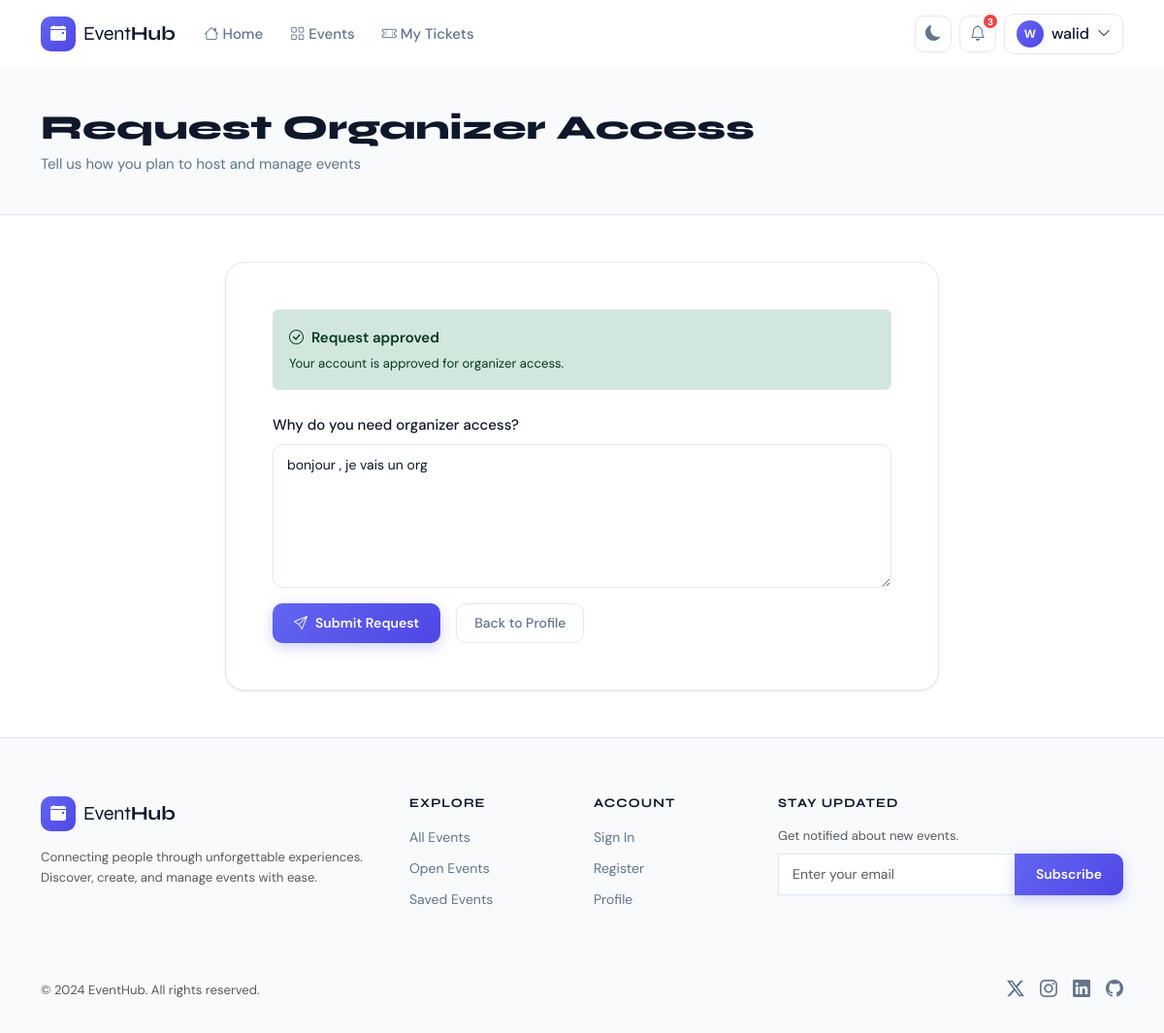
The page /accounts/organizer/request/ (signed in) on the database its author committed.
### accounts/models.py (models this page shows, shortened)
class CustomUser(AbstractUser):
    ROLE_CHOICES = [
        ('participant', 'Participant'),
        ('organizer', 'Organizer'),
    ]
    role = models.CharField(max_length=20, choices=ROLE_CHOICES, default='participant')
    photo = models.ImageField(upload_to='profiles/', blank=True, null=True)
    phone = models.CharField(max_length=20, blank=True)
    bio = models.TextField(blank=True)
    bookmarks = models.ManyToManyField(
        'events.Event', blank=True, related_name='bookmarked_by'
    )
    class Meta:
        verbose_name = 'User'
        verbose_name_plural = 'Users'
    @property
    def is_organizer(self):
        return self.role == 'organizer'

class OrganizerRequest(models.Model):
    STATUS_CHOICES = [
        ('pending', 'Pending'),
        ('approved', 'Approved'),
        ('rejected', 'Rejected'),
    ]
    user = models.OneToOneField(
        settings.AUTH_USER_MODEL,
        on_delete=models.CASCADE,
        related_name='organizer_request',
    )
    motivation = models.TextField()
    status = models.CharField(max_length=10, choices=STATUS_CHOICES, default='pending')
    admin_note = models.TextField(blank=True)
    reviewed_by = models.ForeignKey(
        settings.AUTH_USER_MODEL,
        on_delete=models.SET_NULL,
        null=True,
        blank=True,
        related_name='reviewed_organizer_requests',
    )
    reviewed_at = models.DateTimeField(null=True, blank=True)
    created_at = models.DateTimeField(auto_now_add=True)
    updated_at = models.DateTimeField(auto_now=True)
    class Meta:
        ordering = ['-created_at']

### accounts/views.py (the view, shortened to what this page needs)
# urls.py: path('organizer/request/', views.OrganizerRoleRequestView.as_view(), name='organizer_request'),
@method_decorator(login_required, name='dispatch')
class OrganizerRoleRequestView(View):
    def get(self, request):
        if request.user.is_organizer or request.user.is_staff:
            messages.info(request, 'Your account already has organizer access.')
            return redirect('profile')
        organizer_request = OrganizerRequest.objects.filter(user=request.user).first()
        form = OrganizerRoleRequestForm(instance=organizer_request)
        return render(
            request,
            'accounts/organizer_request.html',
            {
                'form': form,
                'organizer_request': organizer_request,
            },
        )

### accounts/forms.py
class OrganizerRoleRequestForm(forms.ModelForm):
    class Meta:
        model = OrganizerRequest
        fields = ('motivation',)
        widgets = {
            'motivation': forms.Textarea(
                attrs={
                    'class': 'form-control',
                    'rows': 6,
                    'placeholder': 'Explain why you need organizer access and what events you plan to host.',
                }
            )
        }

### accounts/context_processors.py (called while the page is built)
def notifications_processor(request):
    if request.user.is_authenticated:
        unread_count = request.user.notifications.filter(read=False).count()
        notifications = request.user.notifications.filter(read=False)[:5]
        return {
            'unread_notifications_count': unread_count,
            'recent_notifications': notifications,
        }
    return {}

### events/context_processors.py (called while the page is built)
def categories_processor(request):
    if request.path.startswith('/admin/'):
        return {}
    return {
        'all_categories': Category.objects.all()
    }

### templates/accounts/organizer_request.html (shortened to what this page needs)
{% extends 'base.html' %}
{% block content %}
<div class="page-header-simple">
  <div class="container">
    <h1 class="page-title">Request Organizer Access</h1>
    <p class="page-subtitle">Tell us how you plan to host and manage events</p>
  </div>
</div>
<div class="container py-5">
  <div class="row justify-content-center">
    <div class="col-lg-8">
      <div class="card-modern p-5">
        {% if organizer_request and organizer_request.status == 'pending' %}
        <div class="alert alert-warning border mb-4">
          <div class="fw-600 mb-1"><i class="bi bi-hourglass-split me-2"></i>Request pending</div>
          <div class="small">Your organizer request was sent and is waiting for admin review.</div>
        </div>
        {% elif organizer_request and organizer_request.status == 'approved' %}
        <div class="alert alert-success border mb-4">
          <div class="fw-600 mb-1"><i class="bi bi-check-circle me-2"></i>Request approved</div>
          <div class="small">Your account is approved for organizer access.</div>
        </div>
        {% elif organizer_request and organizer_request.status == 'rejected' %}
        <div class="alert alert-danger border mb-4">
          <div class="fw-600 mb-1"><i class="bi bi-x-circle me-2"></i>Previous request rejected</div>
          <div class="small">You can submit a new request with more details.</div>
        </div>
        {% endif %}
        <form method="post">
          <div class="mb-3">
            <label class="form-label fw-500">Why do you need organizer access?</label>
            {{ form.motivation }}
          </div>
          <div class="d-flex gap-3">
            <button type="submit" class="btn btn-primary-custom">
              <i class="bi bi-send me-2"></i>Submit Request
            </button>
            <a href="{% url 'profile' %}" class="btn btn-ghost">Back to Profile</a>
          </div>
        </form>
      </div>
    </div>
  </div>
</div>
{% endblock %}

### templates/base.html (shortened to what this page needs)
<!DOCTYPE html>
<html lang="en" data-theme="light">
<head>
  <link href="https://cdn.jsdelivr.net/npm/bootstrap@5.3.2/dist/css/bootstrap.min.css" rel="stylesheet" />
  <link href="https://cdn.jsdelivr.net/npm/bootstrap-icons@1.11.3/font/bootstrap-icons.css" rel="stylesheet" />
  <link rel="stylesheet" href="/static/css/main.css" />
</head>
<body>
<nav class="navbar navbar-expand-lg sticky-top" id="mainNav">
  <div class="container">
    <a class="navbar-brand d-flex align-items-center gap-2" href="/">
      <span class="brand-icon"><i class="bi bi-calendar-event-fill"></i></span>
      <span class="brand-text">Event<strong>Hub</strong></span>
    </a>
    <div class="collapse navbar-collapse" id="navbarMain">
      <ul class="navbar-nav me-auto">
        <li class="nav-item">
          <a class="nav-link {% if request.resolver_match.url_name == 'home' %}active{% endif %}" href="/">
            <i class="bi bi-house me-1"></i>Home
          </a>
        </li>
        <li class="nav-item">
          <a class="nav-link {% if 'event' in request.resolver_match.url_name %}active{% endif %}" href="{% url 'event_list' %}">
            <i class="bi bi-grid me-1"></i>Events
          </a>
        </li>
        {% if user.is_authenticated %}
        <li class="nav-item">
          <a class="nav-link " href="{% url 'my_registrations' %}">
            <i class="bi bi-ticket-perforated me-1"></i>My Tickets
          </a>
        </li>
        {% endif %}
      </ul>
      <div class="navbar-actions d-flex align-items-center gap-2">
        <button class="btn btn-icon" id="themeToggle" title="Toggle dark mode">
          <i class="bi bi-moon-fill" id="themeIcon"></i>
        </button>
        {% if user.is_authenticated %}
        <div class="dropdown">
          <button class="btn btn-icon position-relative" data-bs-toggle="dropdown">
            <i class="bi bi-bell"></i>
            {% if unread_notifications_count > 0 %}
            <span class="notification-badge">{{ unread_notifications_count }}</span>
            {% endif %}
          </button>
        </div>
        <div class="dropdown">
          <button class="btn btn-user d-flex align-items-center gap-2" data-bs-toggle="dropdown">
            {% if user.photo %}
            <img src="{{ user.photo.url }}" class="user-avatar" alt="{{ user.username }}" />
            {% else %}
            <div class="user-avatar-initials">{{ user.username|slice:":1"|upper }}</div>
            {% endif %}
            <span class="d-none d-md-inline">{{ user.username }}</span>
            <i class="bi bi-chevron-down small"></i>
          </button>
        </div>
        {% else %}
        <a href="{% url 'login' %}" class="btn btn-ghost">Sign in</a>
        <a href="{% url 'register' %}" class="btn btn-primary-custom">Get Started</a>
        {% endif %}
      </div>
    </div>
  </div>
</nav>
<main>
  {% block content %}{% endblock %}
</main>
<footer class="site-footer">
  <div class="container">
    <div class="row gy-4">
      <div class="col-lg-4">
        <a class="d-flex align-items-center gap-2 text-decoration-none mb-3" href="/">
          <span class="brand-icon"><i class="bi bi-calendar-event-fill"></i></span>
          <span class="brand-text fs-5">Event<strong>Hub</strong></span>
        </a>
        <p class="text-muted small">Connecting people through unforgettable experiences. Discover, create, and manage events with ease.</p>
      </div>
      <div class="col-lg-2 col-6">
        <h6 class="footer-heading">Explore</h6>
        <ul class="footer-links">
          <li><a href="{% url 'event_list' %}">All Events</a></li>
          <li><a href="{% url 'event_list' %}?status=open">Open Events</a></li>
          <li><a href="{% url 'my_bookmarks' %}">Saved Events</a></li>
        </ul>
      </div>
      <div class="col-lg-2 col-6">
        <h6 class="footer-heading">Account</h6>
        <ul class="footer-links">
          <li><a href="{% url 'login' %}">Sign In</a></li>
          <li><a href="{% url 'register' %}">Register</a></li>
          <li><a href="{% url 'profile' %}">Profile</a></li>
        </ul>
      </div>
      <div class="col-lg-4">
        <h6 class="footer-heading">Stay Updated</h6>
        <p class="text-muted small mb-2">Get notified about new events.</p>
        <div class="input-group footer-subscribe">
          <input type="email" class="form-control" placeholder="Enter your email" />
          <button class="btn btn-primary-custom">Subscribe</button>
        </div>
      </div>
    </div>
    <hr class="footer-divider" />
    <div class="d-flex justify-content-between align-items-center flex-wrap gap-2">
      <p class="text-muted small mb-0">© 2024 EventHub. All rights reserved.</p>
      <div class="d-flex gap-3">
        <a href="#" class="social-link"><i class="bi bi-twitter-x"></i></a>
        <a href="#" class="social-link"><i class="bi bi-instagram"></i></a>
        <a href="#" class="social-link"><i class="bi bi-linkedin"></i></a>
        <a href="#" class="social-link"><i class="bi bi-github"></i></a>
      </div>
    </div>
  </div>
</footer>
</body>
</html>

### rows shown on the page
CustomUser: username "W", username "walid"
OrganizerRequest: motivation "bonjour , je vais un org"

### other values the page prints
{{ unread_notifications_count }} "3"
